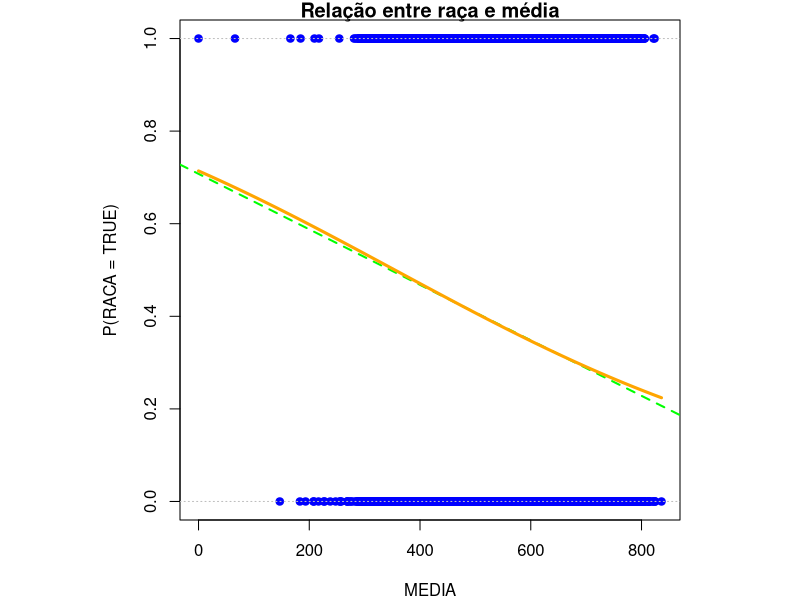

Write R code to recreate this figure. (Note: this script raises an error after producing the figure.)
# Importa a base de dados do ENEM usando ponto e vírgula como separador  
dataset <- read.csv("dados-enem-2021-2025.csv", header = TRUE, sep = ";")  
  
# Seleciona as cinco notas do ENEM que serão utilizadas nos cálculos  
colunas_int <- c("NU_NOTA_CN", "NU_NOTA_CH", "NU_NOTA_LC", "NU_NOTA_MT", "NU_NOTA_REDACAO")  
  
# Troca vírgula por ponto e converte as notas para valores numéricos  
dataset[colunas_int] <- lapply(  
  dataset[colunas_int],  
  function(x) as.numeric(gsub(",", ".", x))  
)  
  
# Seleciona as colunas que devem ser tratadas como texto  
colunas_char <- c("NU_ANO", "TP_COR_RACA", "CO_MUNICIPIO_PROVA")  
  
# Converte as colunas selecionadas para o tipo character  
dataset[colunas_char] <- lapply(  
  dataset[colunas_char],  
  as.character  
)  
  
# Calcula a média das cinco notas do ENEM para cada participante  
dataset$MEDIA <- rowMeans(  
  dataset[, c(  
    "NU_NOTA_CN",  
    "NU_NOTA_CH",  
    "NU_NOTA_LC",  
    "NU_NOTA_MT",  
    "NU_NOTA_REDACAO"  
  )]  
)  
  
# Mantém somente as categorias de cor/raça de 1 a 5  
dataset <- subset(dataset, TP_COR_RACA %in% 1:5)  
  
# Transforma a variável em binária:  
# categoria 1 = FALSE; categorias 2 a 5 = TRUE  
dataset$RACA <- ifelse(dataset$TP_COR_RACA == 1, FALSE, TRUE)  
  
# Configura o gráfico  
par(mar = c(4, 4, 1, 1), pty = "s")  
  
# Ajuste do modelo logístico e odds ratio  
m <- glm(RACA ~ MEDIA, data = dataset, family = binomial)  
summary(m); exp(coef(m))  
  
# Mostra os valores observados de RACA em função da MEDIA  
plot(dataset$MEDIA, as.numeric(dataset$RACA),  
     pch = 19, col = "blue",  
     xlab = "MEDIA",  
     ylab = "P(RACA = TRUE)",  
     main = "Relação entre raça e média")  
  
# Adiciona uma reta linear apenas como referência visual  
abline(lm(as.numeric(RACA) ~ MEDIA, data = dataset),  
       col = "green", lwd = 2, lty = 2)  
  
# Cria valores de MEDIA para desenhar a curva logística  
s <- seq(min(dataset$MEDIA, na.rm = TRUE),  
         max(dataset$MEDIA, na.rm = TRUE),  
         length = 200)  
  
# Calcula e desenha as probabilidades previstas pelo modelo logístico  
lines(s,  
      predict(m, newdata = data.frame(MEDIA = s), type = "response"),  
      col = "orange", lwd = 3)  
  
abline(h = c(0,1), col ="gray", lty = 3)  
  
# Previsão probabilidade de ser de uma raça vulnerável socialmente  
# De acordo com a média, criando matriz de confusão  
p <- predict(m, type = "response")  
  
# Cria os limiares de classificação  
limiares <- c(0.3, 0.5, 0.7)  
  
for (limiar in limiares){  
    yhat <- as.integer(p > limiar) # Limiar que o modelo usará para classificar 
    
    # Matriz de confusão para cada limiar  
    print(paste("Limiar:", limiar))  
    print(table(real = dataset$RACA[!is.na(dataset$MEDIA)], previsto = yhat))  
}  
  
# Teste AUC da classificação de modelo  
mean(outer(  
  p[dataset$RACA[!is.na(dataset$MEDIA)] == TRUE],  
  p[dataset$RACA[!is.na(dataset$MEDIA)] == FALSE],  
  ">"  
))

# 1) Divide os dados em 70% para treinamento e 30% para teste 
set.seed(1)  
itr <- sample(nrow(dataset), round(0.7 * nrow(dataset)))  
tr <- dataset[itr,]; te <- dataset[-itr,]  

# 2) Ajusta dois modelos usando apenas os dados de treinamento 
m1 <- glm(RACA ~ MEDIA, data = tr, family = binomial)  
m2 <- glm(RACA ~ MEDIA + Q020, data = tr, family = binomial)  

# 3) Compara os modelos nos dados de teste usando o RMSE 
mse <- function(m, d) mean((as.numeric(d$RACA) - predict(m, d, type = "response"))^2)  
sqrt(c(m1 = mse(m1, te), m2 = mse(m2, te)))
